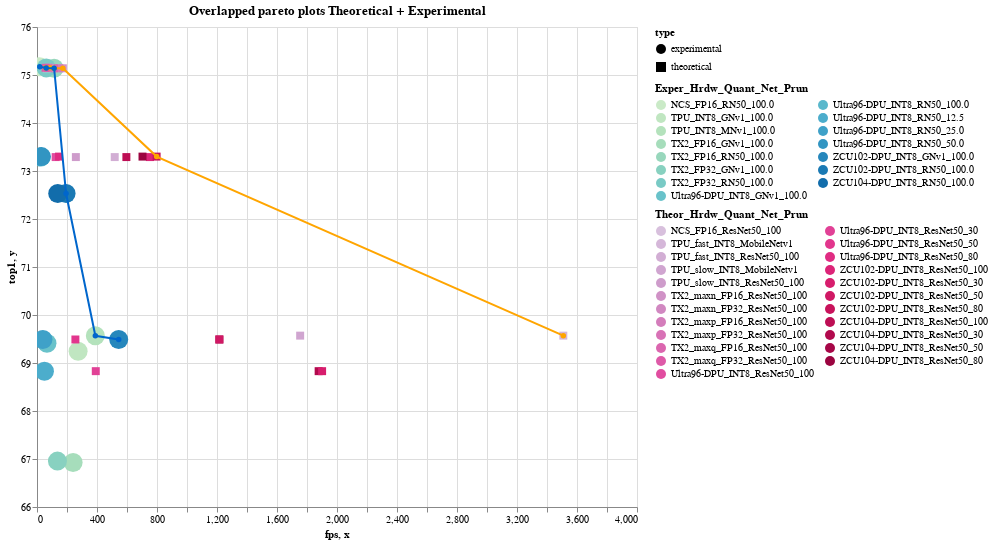

Notebook cell for this chart:
### Code cell
#hide_input
df_charts = get_several_paretos_df(list_df = [df_theo, df_exper], groupcol='net_prun_quant' , xcol='fps' , ycol='top1', colors=['#FFA500', '#0066CC'])
chart1 = get_point_chart(df= df_exper, color_groupcol= 'net_prun_quant', shape_groupcol= 'type', size_groupcol='size', scheme='greenblue', xcol= 'fps', ycol= 'top1', legend_title_groupcol="Exper_Hrdw_Quant_Net_Prun" )
chart2 = get_point_chart(df= df_theo, color_groupcol= 'net_prun_quant', shape_groupcol= 'type', size_groupcol='size', scheme='purplered', xcol= 'fps', ycol= 'top1', legend_title_groupcol="Theor_Hrdw_Quant_Net_Prun" )

#df_charts = df_charts.append(pd.DataFrame([[chart2],[chart1]], columns=['charts']))
chart = df_charts.charts.sum(numeric_only = False)
alt.layer(
    chart1,
    chart2,
    chart
).resolve_scale(color='independent').properties(title='Overlapped pareto plots Theoretical + Experimental')

### Figure 1 — Vega-Lite specification as saved in the notebook (floating-point values rounded to 4 significant figures)
{"config": {"view": {"continuousWidth": 400, "continuousHeight": 300}}, "layer": [{"data": {"name": "data-caba1d67b5d56202549fa11b8903f7c5"}, "mark": {"type": "point", "filled": true, "opacity": 1, "size": 50}, "encoding": {"color": {"type": "nominal", "field": "net_prun_quant", "legend": {"columns": 2, "title": "Exper_Hrdw_Quant_Net_Prun"}, "scale": {"scheme": "greenblue"}}, "shape": {"type": "nominal", "field": "type"}, "size": {"type": "quantitative", "field": "size", "legend": null}, "tooltip": [{"type": "nominal", "field": "net_prun_quant"}, {"type": "nominal", "field": "type"}, {"type": "quantitative", "field": "fps"}, {"type": "quantitative", "field": "top1"}], "x": {"type": "quantitative", "field": "fps"}, "y": {"type": "quantitative", "field": "top1", "scale": {"zero": false}}}, "height": 480, "selection": {"selector024": {"type": "interval", "bind": "scales", "encodings": ["x", "y"]}}, "title": "  ", "width": 600}, {"data": {"name": "data-dd39b1f8bc075e28826ecfe6f8a64c78"}, "mark": {"type": "point", "filled": true, "opacity": 1, "size": 50}, "encoding": {"color": {"type": "nominal", "field": "net_prun_quant", "legend": {"columns": 2, "title": "Theor_Hrdw_Quant_Net_Prun"}, "scale": {"scheme": "purplered"}}, "shape": {"type": "nominal", "field": "type"}, "size": {"type": "quantitative", "field": "size", "legend": null}, "tooltip": [{"type": "nominal", "field": "net_prun_quant"}, {"type": "nominal", "field": "type"}, {"type": "quantitative", "field": "fps"}, {"type": "nominal", "field": "top1"}], "x": {"type": "quantitative", "field": "fps"}, "y": {"type": "quantitative", "field": "top1", "scale": {"zero": false}}}, "height": 480, "selection": {"selector025": {"type": "interval", "bind": "scales", "encodings": ["x", "y"]}}, "title": "  ", "width": 600}, {"layer": [{"data": {"name": "data-40e0c36c213df1201190e5f9b7bdd39e"}, "mark": {"type": "line", "point": true}, "encoding": {"color": {"value": "#FFA500"}, "tooltip": [{"type": "nominal", "field": "group"}, {"type": "quantitative", "field": "x"}, {"type": "nominal", "field": "y"}], "x": {"type": "quantitative", "field": "x"}, "y": {"type": "quantitative", "field": "y", "scale": {"zero": false}}}, "selection": {"selector022": {"type": "interval", "bind": "scales", "encodings": ["x", "y"]}}}, {"data": {"name": "data-c7cc1050dcbf48963034b6f5cf6d0510"}, "mark": {"type": "line", "point": true}, "encoding": {"color": {"value": "#0066CC"}, "tooltip": [{"type": "nominal", "field": "group"}, {"type": "quantitative", "field": "x"}, {"type": "quantitative", "field": "y"}], "x": {"type": "quantitative", "field": "x"}, "y": {"type": "quantitative", "field": "y", "scale": {"zero": false}}}, "selection": {"selector023": {"type": "interval", "bind": "scales", "encodings": ["x", "y"]}}}]}], "resolve": {"scale": {"color": "independent"}}, "title": "Overlapped pareto plots Theoretical + Experimental", "$schema": "https://vega.github.io/schema/vega-lite/v4.0.2.json", "datasets": {"data-caba1d67b5d56202549fa11b8903f7c5": [{"net_prun_quant": "NCS_FP16_RN50_100.0", "top1": 75.17, "fps": 18.27, "network": "ResNet50", "type": "experimental", "hardware": "NCS", "batch/thread/stream": 128.0, "size": 120}, {"net_prun_quant": "TPU_INT8_GNv1_100.0", "top1": 69.24, "fps": 274.1, "network": "GNv1", "type": "experimental", "hardware": "TPU", "batch/thread/stream": 1.0, "size": 120}, {"net_prun_quant": "TPU_INT8_MNv1_100.0", "top1": 69.57, "fps": 389.0, "network": "MobileNetv1", "type": "experimental", "hardware": "TPU", "batch/thread/stream": 1.0, "size": 120}, {"net_prun_quant": "TX2_FP16_GNv1_100.0", "top1": 66.93, "fps": 240.7, "network": "GNv1", "type": "experimental", "hardware": "TX2", "batch/thread/stream": 128.0, "size": 120}, {"net_prun_quant": "TX2_FP16_RN50_100.0", "top1": 75.14, "fps": 114.0, "network": "ResNet50", "type": "experimental", "hardware": "TX2", "batch/thread/stream": 128.0, "size": 120}, {"net_prun_quant": "TX2_FP32_GNv1_100.0", "top1": 66.96, "fps": 136.3, "network": "GNv1", "type": "experimental", "hardware": "TX2", "batch/thread/stream": 128.0, "size": 120}, {"net_prun_quant": "TX2_FP32_RN50_100.0", "top1": 75.15, "fps": 61.51, "network": "ResNet50", "type": "experimental", "hardware": "TX2", "batch/thread/stream": 128.0, "size": 120}, {"net_prun_quant": "Ultra96-DPU_INT8_GNv1_100.0", "top1": 69.41, "fps": 66.51, "network": "GNv1", "type": "experimental", "hardware": "Ultra96-DPU", "batch/thread/stream": 8.0, "size": 120}, {"net_prun_quant": "Ultra96-DPU_INT8_RN50_100.0", "top1": 73.29, "fps": 26.56, "network": "ResNet50", "type": "experimental", "hardware": "Ultra96-DPU", "batch/thread/stream": 8.0, "size": 120}, {"net_prun_quant": "Ultra96-DPU_INT8_RN50_12.5", "top1": 68.83, "fps": 49.58, "network": "ResNet50", "type": "experimental", "hardware": "Ultra96-DPU", "batch/thread/stream": 8.0, "size": 120}, {"net_prun_quant": "Ultra96-DPU_INT8_RN50_25.0", "top1": 69.49, "fps": 39.62, "network": "ResNet50", "type": "experimental", "hardware": "Ultra96-DPU", "batch/thread/stream": 8.0, "size": 120}, {"net_prun_quant": "Ultra96-DPU_INT8_RN50_50.0", "top1": 73.3, "fps": 29.4, "network": "ResNet50", "type": "experimental", "hardware": "Ultra96-DPU", "batch/thread/stream": 8.0, "size": 120}, {"net_prun_quant": "ZCU102-DPU_INT8_GNv1_100.0", "top1": 69.49, "fps": 544.7, "network": "GNv1", "type": "experimental", "hardware": "ZCU102-DPU", "batch/thread/stream": 8.0, "size": 120}, {"net_prun_quant": "ZCU102-DPU_INT8_RN50_100.0", "top1": 72.53, "fps": 193.8, "network": "ResNet50", "type": "experimental", "hardware": "ZCU102-DPU", "batch/thread/stream": 8.0, "size": 120}, {"net_prun_quant": "ZCU104-DPU_INT8_RN50_100.0", "top1": 72.53, "fps": 138.3, "network": "ResNet50", "type": "experimental", "hardware": "ZCU104-DPU", "batch/thread/stream": 8.0, "size": 120}], "data-dd39b1f8bc075e28826ecfe6f8a64c78": [{"net_prun_quant": "TPU_fast_INT8_MobileNetv1", "top1": "69.57", "fps": 3509.0, "network": "MobileNetv1", "type": "theoretical", "hardware": "TPU", "batch/thread/stream": null, "size": 20}, {"net_prun_quant": "TPU_slow_INT8_MobileNetv1", "top1": "69.57", "fps": 1754.0, "network": "MobileNetv1", "type": "theoretical", "hardware": "TPU", "batch/thread/stream": null, "size": 20}, {"net_prun_quant": "Ultra96-DPU_INT8_ResNet50_100 ", "top1": "73.29", "fps": 124.4, "network": "ResNet50", "type": "theoretical", "hardware": "Ultra96-DPU", "batch/thread/stream": null, "size": 20}, {"net_prun_quant": "ZCU104-DPU_INT8_ResNet50_100 ", "top1": "73.29", "fps": 595.9, "network": "ResNet50", "type": "theoretical", "hardware": "ZCU104-DPU", "batch/thread/stream": null, "size": 20}, {"net_prun_quant": "ZCU102-DPU_INT8_ResNet50_100 ", "top1": "73.29", "fps": 752.9, "network": "ResNet50", "type": "theoretical", "hardware": "ZCU102-DPU", "batch/thread/stream": null, "size": 20}, {"net_prun_quant": "TPU_fast_INT8_ResNet50_100 ", "top1": "73.29", "fps": 518.1, "network": "ResNet50", "type": "theoretical", "hardware": "TPU", "batch/thread/stream": null, "size": 20}, {"net_prun_quant": "TPU_slow_INT8_ResNet50_100 ", "top1": "73.29", "fps": 259.1, "network": "ResNet50", "type": "theoretical", "hardware": "TPU", "batch/thread/stream": null, "size": 20}, {"net_prun_quant": "Ultra96-DPU_INT8_ResNet50_80 ", "top1": "73.30", "fps": 146.8, "network": "ResNet50", "type": "theoretical", "hardware": "Ultra96-DPU", "batch/thread/stream": null, "size": 20}, {"net_prun_quant": "ZCU104-DPU_INT8_ResNet50_80 ", "top1": "73.30", "fps": 703.4, "network": "ResNet50", "type": "theoretical", "hardware": "ZCU104-DPU", "batch/thread/stream": null, "size": 20}, {"net_prun_quant": "ZCU102-DPU_INT8_ResNet50_80 ", "top1": "73.30", "fps": 797.5, "network": "ResNet50", "type": "theoretical", "hardware": "ZCU102-DPU", "batch/thread/stream": null, "size": 20}, {"net_prun_quant": "Ultra96-DPU_INT8_ResNet50_50 ", "top1": "69.49", "fps": 256.0, "network": "ResNet50", "type": "theoretical", "hardware": "Ultra96-DPU", "batch/thread/stream": null, "size": 20}, {"net_prun_quant": "ZCU104-DPU_INT8_ResNet50_50 ", "top1": "69.49", "fps": 1216.0, "network": "ResNet50", "type": "theoretical", "hardware": "ZCU104-DPU", "batch/thread/stream": null, "size": 20}, {"net_prun_quant": "ZCU102-DPU_INT8_ResNet50_50 ", "top1": "69.49", "fps": 1216.0, "network": "ResNet50", "type": "theoretical", "hardware": "ZCU102-DPU", "batch/thread/stream": null, "size": 20}, {"net_prun_quant": "Ultra96-DPU_INT8_ResNet50_30 ", "top1": "68.83", "fps": 391.8, "network": "ResNet50", "type": "theoretical", "hardware": "Ultra96-DPU", "batch/thread/stream": null, "size": 20}, {"net_prun_quant": "ZCU104-DPU_INT8_ResNet50_30 ", "top1": "68.83", "fps": 1878.0, "network": "ResNet50", "type": "theoretical", "hardware": "ZCU104-DPU", "batch/thread/stream": null, "size": 20}, {"net_prun_quant": "ZCU102-DPU_INT8_ResNet50_30 ", "top1": "68.83", "fps": 1901.0, "network": "ResNet50", "type": "theoretical", "hardware": "ZCU102-DPU", "batch/thread/stream": null, "size": 20}, {"net_prun_quant": "TX2_maxn_FP16_ResNet50_100 ", "top1": "75.14", "fps": 172.3, "network": "ResNet50", "type": "theoretical", "hardware": "TX2", "batch/thread/stream": null, "size": 20}, {"net_prun_quant": "TX2_maxp_FP16_ResNet50_100 ", "top1": "75.14", "fps": 149.0, "network": "ResNet50", "type": "theoretical", "hardware": "TX2", "batch/thread/stream": null, "size": 20}, {"net_prun_quant": "TX2_maxq_FP16_ResNet50_100 ", "top1": "75.14", "fps": 112.7, "network": "ResNet50", "type": "theoretical", "hardware": "TX2", "batch/thread/stream": null, "size": 20}, {"net_prun_quant": "NCS_FP16_ResNet50_100 ", "top1": "75.14", "fps": 64.77, "network": "ResNet50", "type": "theoretical", "hardware": "NCS", "batch/thread/stream": null, "size": 20}, {"net_prun_quant": "TX2_maxn_FP32_ResNet50_100 ", "top1": "75.15", "fps": 86.79, "network": "ResNet50", "type": "theoretical", "hardware": "TX2", "batch/thread/stream": null, "size": 20}, {"net_prun_quant": "TX2_maxp_FP32_ResNet50_100 ", "top1": "75.15", "fps": 73.83, "network": "ResNet50", "type": "theoretical", "hardware": "TX2", "batch/thread/stream": null, "size": 20}, {"net_prun_quant": "TX2_maxq_FP32_ResNet50_100 ", "top1": "75.15", "fps": 56.99, "network": "ResNet50", "type": "theoretical", "hardware": "TX2", "batch/thread/stream": null, "size": 20}], "data-40e0c36c213df1201190e5f9b7bdd39e": [{"x": 56.99, "y": "75.15", "group": "TX2_maxq_FP32_ResNet50_100 "}, {"x": 86.79, "y": "75.15", "group": "TX2_maxn_FP32_ResNet50_100 "}, {"x": 112.7, "y": "75.14", "group": "TX2_maxq_FP16_ResNet50_100 "}, {"x": 172.3, "y": "75.14", "group": "TX2_maxn_FP16_ResNet50_100 "}, {"x": 797.5, "y": "73.30", "group": "ZCU102-DPU_INT8_ResNet50_80 "}, {"x": 3509.0, "y": "69.57", "group": "TPU_fast_INT8_MobileNetv1"}], "data-c7cc1050dcbf48963034b6f5cf6d0510": [{"x": 18.27, "y": 75.17, "group": "NCS_FP16_RN50_100.0"}, {"x": 61.51, "y": 75.15, "group": "TX2_FP32_RN50_100.0"}, {"x": 114.0, "y": 75.14, "group": "TX2_FP16_RN50_100.0"}, {"x": 193.8, "y": 72.53, "group": "ZCU102-DPU_INT8_RN50_100.0"}, {"x": 389.0, "y": 69.57, "group": "TPU_INT8_MNv1_100.0"}, {"x": 544.7, "y": 69.49, "group": "ZCU102-DPU_INT8_GNv1_100.0"}]}}
